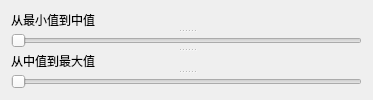
<?xml version="1.0" encoding="UTF-8"?>
<ui version="4.0">
 <class>Form</class>
 <widget class="QWidget" name="Form">
  <property name="geometry">
   <rect>
    <x>0</x>
    <y>0</y>
    <width>373</width>
    <height>85</height>
   </rect>
  </property>
  <property name="windowTitle">
   <string>Form</string>
  </property>
  <layout class="QHBoxLayout" name="horizontalLayout">
   <item>
    <widget class="QSplitter" name="splitter">
     <property name="orientation">
      <enum>Qt::Vertical</enum>
     </property>
     <widget class="QLabel" name="label">
      <property name="text">
       <string>从最小值到中值</string>
      </property>
     </widget>
     <widget class="QSlider" name="horizontalSlider_2">
      <property name="orientation">
       <enum>Qt::Horizontal</enum>
      </property>
     </widget>
     <widget class="QLabel" name="label_2">
      <property name="text">
       <string>从中值到最大值</string>
      </property>
     </widget>
     <widget class="QSlider" name="horizontalSlider">
      <property name="orientation">
       <enum>Qt::Horizontal</enum>
      </property>
     </widget>
    </widget>
   </item>
  </layout>
 </widget>
 <resources/>
 <connections/>
</ui>
